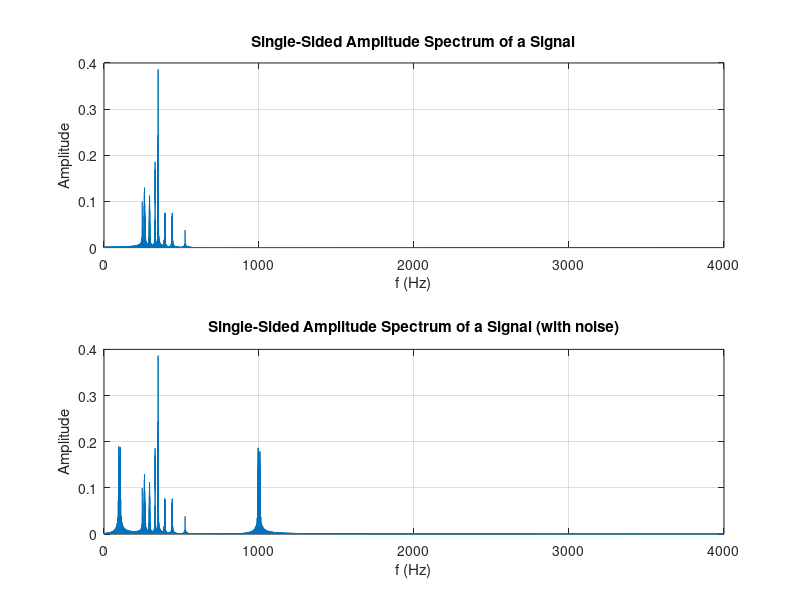

Write the MATLAB code that produced this figure.
clc; clear all; close all;

xx1 = importdata("signal_01.mat");

fs = 8000;      %sampling frequency

XX1 = fft(xx1);

L1 = length(xx1);

%ampltude of the frequency components
P1 = abs(XX1/L1);
P11 = P1(1:L1/2+1);
P11(2:end-1) = 2*P11(2:end-1); 

f1 = (fs*(0:(L1/2))/L1);

xx2 = importdata("signal_02.mat");

XX2 = fft(xx2);

L2 = length(xx2);

%ampltude of the frequency components
P2 = abs(XX2/L2);
P12 = P2(1:L2/2+1);
P12(2:end-1) = 2*P12(2:end-1); 

f2 = (fs*(0:(L2/2))/L2);

%plot the frequency spectrum
subplot(2,1,1);
plot(f1,P11) 
title('Single-Sided Amplitude Spectrum of a Signal')
xlabel('f (Hz)')
ylabel('Amplitude')
grid on

subplot(2,1,2);
plot(f2,P12) 
title('Single-Sided Amplitude Spectrum of a Signal (with noise)')
xlabel('f (Hz)')
ylabel('Amplitude')
grid on